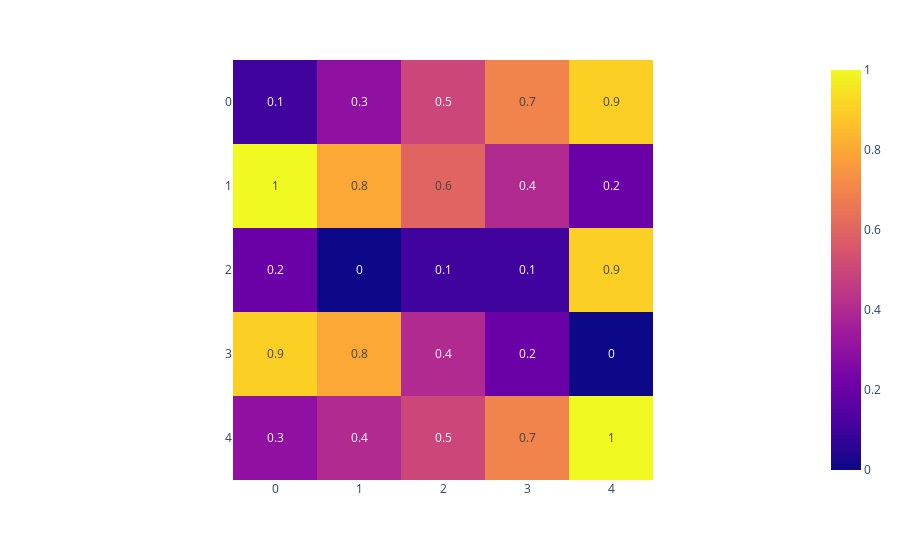

Notebook source saved alongside this figure:
### Code cell
import plotly.express as px

z = [[.1, .3, .5, .7, .9],
     [1, .8, .6, .4, .2],
     [.2, 0, .1, .1, .9],
     [.9, .8, .4, .2, 0],
     [.3, .4, .5, .7, 1]]

fig = px.imshow(z, text_auto=True)
fig.show()

### Figure 1 — Plotly figure (JSON) as saved in the notebook; plotly's stock layout.template omitted (floating-point values rounded to 4 significant figures)
{"data": [{"coloraxis": "coloraxis", "hovertemplate": "x: %{x}<br>y: %{y}<br>color: %{z}<extra></extra>", "name": "0", "texttemplate": "%{z}", "type": "heatmap", "xaxis": "x", "yaxis": "y", "z": [[0.1, 0.3, 0.5, 0.7, 0.9], [1, 0.8, 0.6, 0.4, 0.2], [0.2, 0, 0.1, 0.1, 0.9], [0.9, 0.8, 0.4, 0.2, 0], [0.3, 0.4, 0.5, 0.7, 1]]}], "layout": {"coloraxis": {"colorscale": [[0, "#0d0887"], [0.1111, "#46039f"], [0.2222, "#7201a8"], [0.3333, "#9c179e"], [0.4444, "#bd3786"], [0.5556, "#d8576b"], [0.6667, "#ed7953"], [0.7778, "#fb9f3a"], [0.8889, "#fdca26"], [1, "#f0f921"]]}, "margin": {"t": 60}, "xaxis": {"anchor": "y", "constrain": "domain", "domain": [0, 1], "scaleanchor": "y"}, "yaxis": {"anchor": "x", "autorange": "reversed", "constrain": "domain", "domain": [0, 1]}}}
